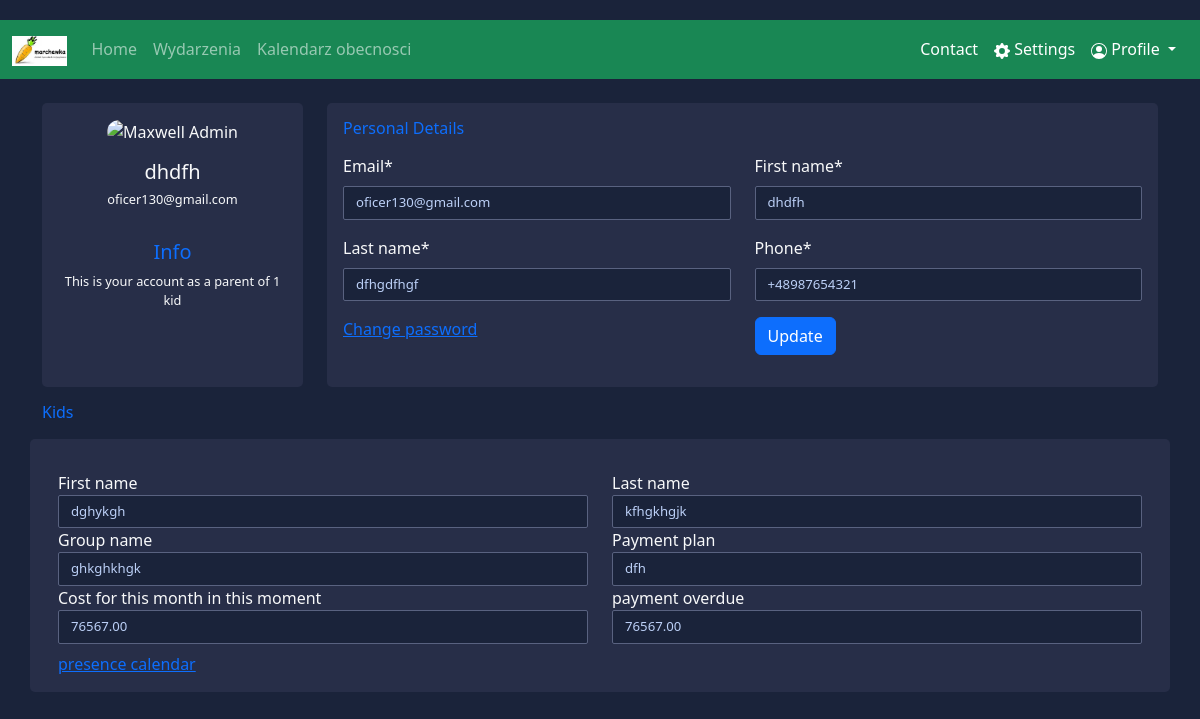
Before: /parent/profile/ (signed in) with the older database file.
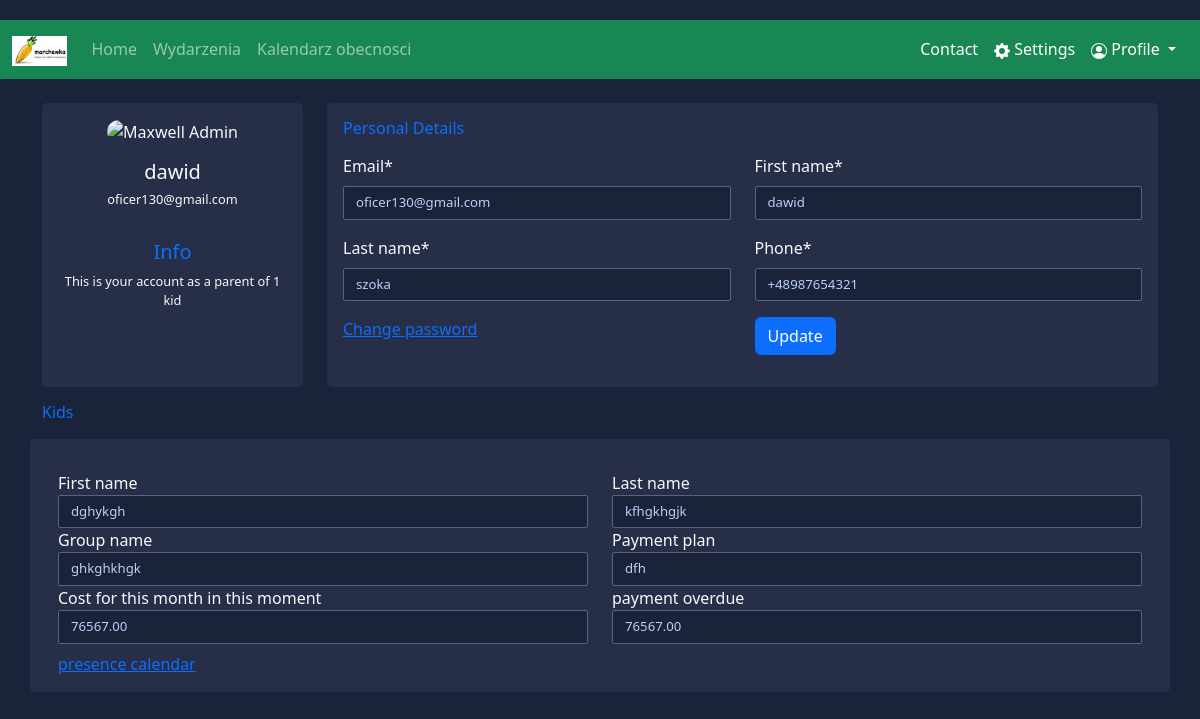
After: the same page with the newer database file.
### parent/models.py (models this page shows, shortened)
class ParentA(models.Model):
    user = models.OneToOneField(User, on_delete=models.CASCADE)
    first_name = models.CharField(max_length=128, null=True)
    last_name = models.CharField(max_length=128, null=True)
    phone_regex = RegexValidator(regex=r'^\+?1?\d{9,15}$',
                                 message="Phone number must be entered in the format: '+999999999'. Up to 15 digits allowed.")
    phone = models.CharField(null=True, unique=True, max_length=17, validators=[phone_regex])
    class Meta:
        permissions = [
            ("is_parent", 'parent permission')
        ]

### accounts/models.py (models this page shows)
class User(AbstractBaseUser, PermissionsMixin):
    email = models.EmailField(db_index=True, unique=True, max_length=254)
    is_staff = models.BooleanField(default=False)
    is_active = models.BooleanField(default=True)
    is_superuser = models.BooleanField(default=False)
    objects = CustomUserManager()
    USERNAME_FIELD = 'email'
    REQUIRED_FIELDS = []
    class Meta:
        verbose_name = 'User'
        verbose_name_plural = 'Users'

### parent/views.py (the view, shortened to what this page needs)
# urls.py: path('parent/profile/', views.ParentProfileView.as_view(), name='parent_profile'),
class ParentProfileView(LoginRequiredMixin, View):
    def get(self, request):
        p_form = ParentUpdateForm(instance=request.user.parenta)
        u_form = UserUpdateForm(instance=request.user)
        parent_logged = ParentA.objects.get(user=request.user.id)
        parent_kids = parent_logged.kid_set.all()
        context = {
            'p_form': p_form,
            'u_form': u_form,
            'parent_logged': parent_logged,
            'parent_kids': parent_kids,
        }
        return render(request, 'parent_profile.html', context)

### parent/forms.py
class ParentUpdateForm(forms.ModelForm):
    class Meta:
        model = ParentA
        fields = ['first_name', 'last_name', 'phone']

class UserUpdateForm(forms.ModelForm):
    class Meta:
        model = User
        fields = ['email']

### parent/templates/parent_profile.html (shortened to what the changed rows need)
{% extends "base.html" %}
{% load crispy_forms_tags %}
{% load static %}
{% block content %}
    <link rel="stylesheet" href="{% static 'profile_page.css' %}">
    <form method="post" action="#">
        <div class="container mt-4">
            <div class="row gutters">
                <div class="col-xl-3 col-lg-3 col-md-12 col-sm-12 col-12">
                    <div class="card h-100">
                        <div class="card-body">
                            <div class="account-settings text-light">
                                <div class="user-profile">
                                    <div class="user-avatar">
                                        <img src="https://bootdey.com/img/Content/avatar/avatar1.png"
                                             alt="Maxwell Admin">
                                    </div>
                                    <h5 class="user-name">{{ parent_logged.first_name }}</h5>
                                    <h6 class="user-email">{{ parent_logged.user }}</h6>
                                </div>
                            </div>
                        </div>
                    </div>
                </div>
                <div class="col-xl-9 col-lg-9 col-md-12 col-sm-12 col-12">
                    <div class="card h-100">
                        <div class="card-body">
                            <div class="row gutters text-light">
                                <div class="col-xl-6 col-lg-6 col-md-6 col-sm-6 col-12">
                                    <div class="form-group">
                                        {{ p_form.first_name|as_crispy_field }}
                                    </div>
                                </div>
                                <div class="col-xl-6 col-lg-6 col-md-6 col-sm-6 col-12">
                                    <div class="form-group">
                                        {{ p_form.last_name|as_crispy_field }}
                                    </div>
                                </div>
                                <div class="col-xl-6 col-lg-6 col-md-6 col-sm-6 col-12">
                                    <div class="form-group">
                                        {{ p_form.phone|as_crispy_field }}
                                    </div>
                                </div>
                            </div>
                        </div>
                    </div>
                </div>
            </div>
        </div>
    </form>
{% endblock %}

Changed rows visible on the page:
changed ParentA "oficer130@gmail.com": first_name "dhdfh" → "dawid"; last_name "dfhgdfhgf" → "szoka"
